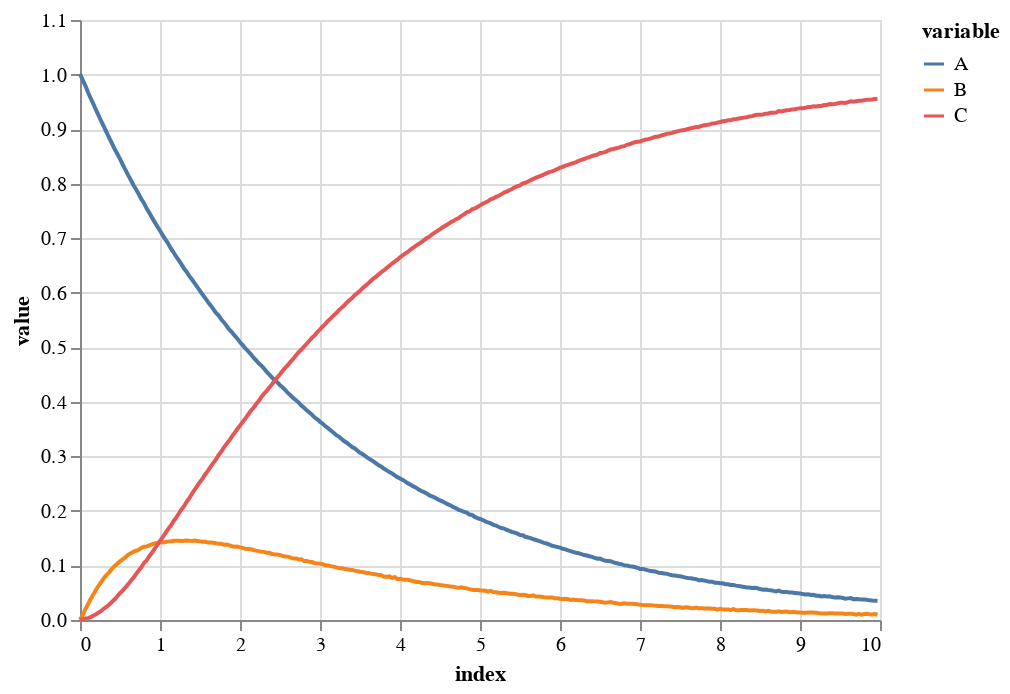

The notebook cell this image was saved under:
### Code cell
alt.Chart(Cdfg).mark_line().encode(
  alt.X('index:Q'),
  alt.Y('value:Q'),
  alt.Color('variable:N')
)

### Figure 1 — Vega-Lite specification as saved in the notebook (floating-point values rounded to 4 significant figures; data arrays with more than 128 entries replaced by an {"elided": "..."} marker saying what was removed)
{"config": {"view": {"continuousWidth": 400, "continuousHeight": 300}}, "data": {"name": "data-70190b68c1c7f4ee5a2fe7d62e34f60d"}, "mark": "line", "encoding": {"color": {"type": "nominal", "field": "variable"}, "x": {"type": "quantitative", "field": "index"}, "y": {"type": "quantitative", "field": "value"}}, "$schema": "https://vega.github.io/schema/vega-lite/v4.8.1.json", "datasets": {"data-70190b68c1c7f4ee5a2fe7d62e34f60d": {"elided": "900 records"}}}
